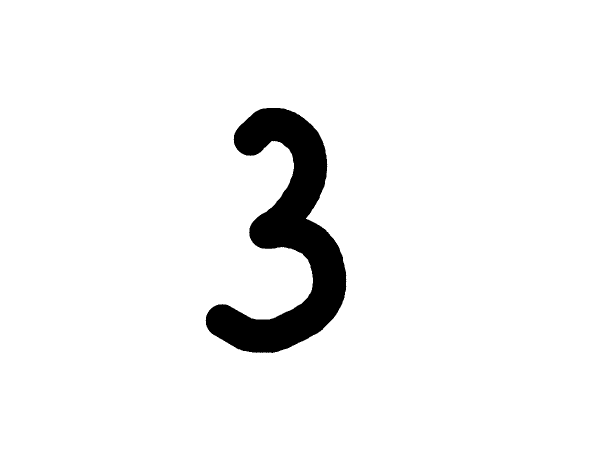
#> input picture test_images/3.png, 1200 x 900 px, found by its file name (shown at 1/2 size)
$ python image_processor.py
#> lines starting #> are read from the running program, lines starting #| are printed output that depends on the picture; after the words box and inside, x2 and y2 are one past the last pixel; in counts of white or black regions, pixels touching at a corner belong together
import cv2
import numpy as np
import os

def process_digit_image(input_path, output_path):
    # Load image and validate
#> called with input_path = 'test_images/3.png', output_path = 'test_images/3_output.png'
    if not os.path.exists(input_path):
        raise FileNotFoundError(f"Input file '{input_path}' does not exist")

    img = cv2.imread(input_path)
#> img is the input picture: shape (900, 1200, 3); 94.8% white; 1 black region, box (x1, y1, x2, y2) and area: (411, 216, 693, 706) 55700
    if img is None:
        raise ValueError("Failed to load image - check if file is corrupted")

    # Convert to grayscale and binarize
    gray = cv2.cvtColor(img, cv2.COLOR_BGR2GRAY)
    _, binary = cv2.threshold(gray, 200, 255, cv2.THRESH_BINARY_INV)
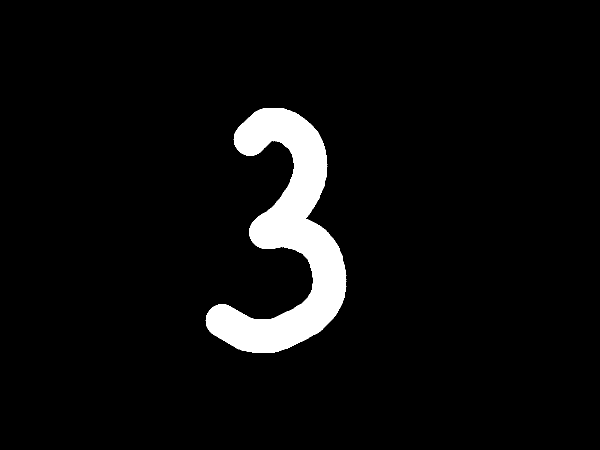
#> binary: shape (900, 1200) (shown at 1/2 size); 5.2% white; 1 white region

    # Find contours and select largest one (the digit)
    contours, _ = cv2.findContours(binary, cv2.RETR_EXTERNAL, cv2.CHAIN_APPROX_SIMPLE)
#> contours = 1 contour; box (x1, y1, x2, y2) and area: (411, 216, 693, 706) 54914
    if not contours:
        raise ValueError("No digit found in the image")

    largest_contour = max(contours, key=cv2.contourArea)
#> largest_contour = contour of 873 points, box (x1, y1, x2, y2) (411, 216, 693, 706), area 54914
    x, y, w, h = cv2.boundingRect(largest_contour)
#> x = 411; y = 216; w = 282; h = 490

    # Extract the digit and make it bold
    digit = gray[y:y+h, x:x+w]
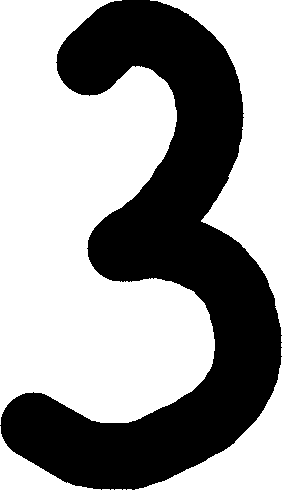
#> digit: shape (490, 282); 59.7% white; 1 black region, box (x1, y1, x2, y2) and area: (0, 0, 282, 490) 55700
    _, digit_binary = cv2.threshold(digit, 150, 255, cv2.THRESH_BINARY_INV)
    kernel = np.ones((3, 3), np.uint8)
    bold_digit = cv2.dilate(digit_binary, kernel, iterations=2)
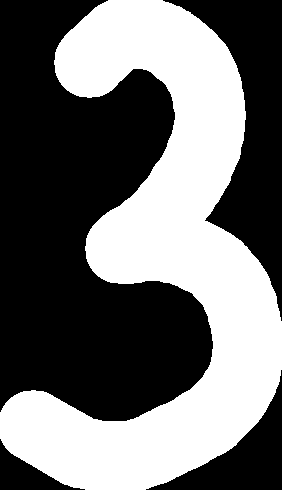
#> bold_digit: shape (490, 282); 43.4% white; 1 white region, box (x1, y1, x2, y2) and area: (0, 0, 282, 490) 60030

    # Resize digit to fit canvas while maintaining aspect ratio
    canvas_width, canvas_height = 1200, 900
    scale = min(canvas_width/w, canvas_height/h) * 0.9  # 90% of available space
#> scale = 1.65
    new_w, new_h = int(w*scale), int(h*scale)
#> new_w = 466; new_h = 810
    resized_digit = cv2.resize(255 - bold_digit, (new_w, new_h), interpolation=cv2.INTER_AREA)
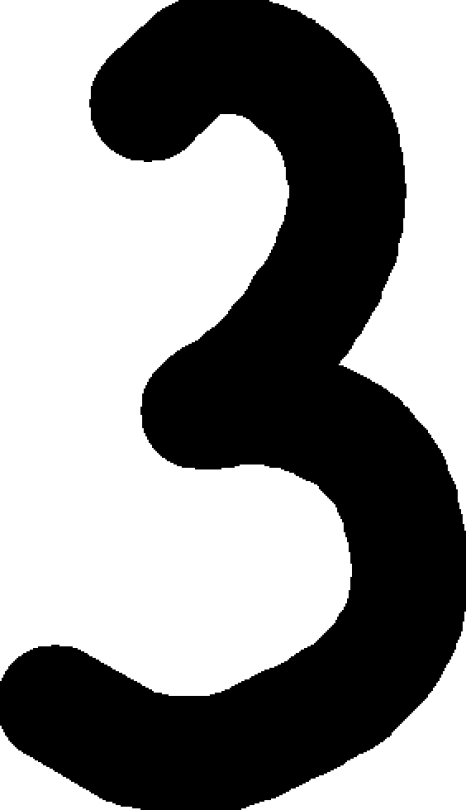
#> resized_digit: shape (810, 466); min 0, max 255, mean 144.2

    # Create white canvas and center the digit
    canvas = np.ones((canvas_height, canvas_width), dtype=np.uint8) * 255
    center_x = (canvas_width - new_w) // 2
#> center_x = 367
    center_y = (canvas_height - new_h) // 2
#> center_y = 45
    canvas[center_y:center_y+new_h, center_x:center_x+new_w] = resized_digit
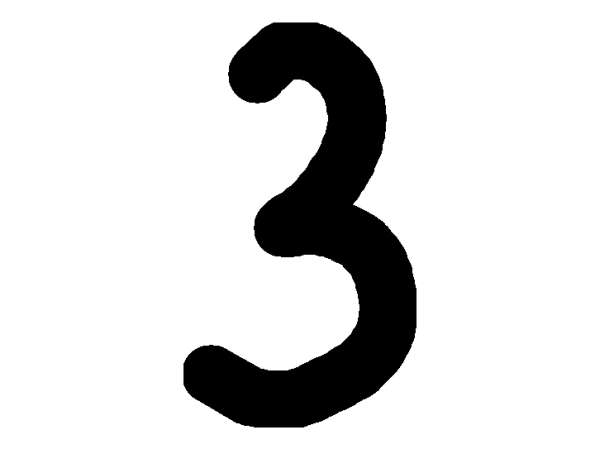
#> canvas: shape (900, 1200) (shown at 1/2 size); min 0, max 255, mean 216.3

    # Save output
    cv2.imwrite(output_path, canvas)
    print(f"Successfully processed and saved to {output_path}")

    # Show result
    cv2.imshow("Processed Digit", canvas)
    cv2.waitKey(0)
    cv2.destroyAllWindows()

# Example usage
input_image = "test_images/3.png"  # CHANGE THIS
output_image = "test_images/3_output.png"     # Output filename

process_digit_image(input_image, output_image)

$ run again, with test_images/2.png copied over test_images/3.png
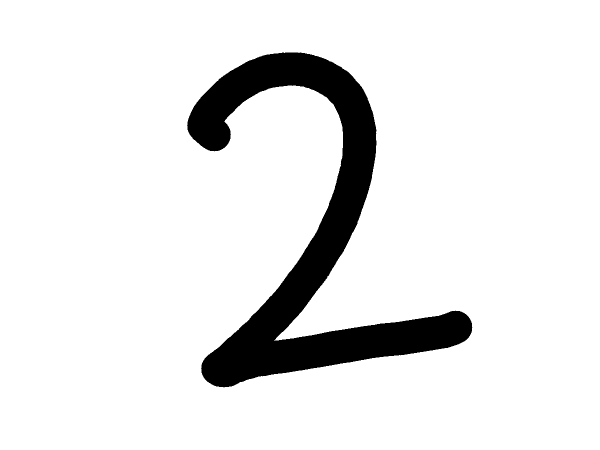
#> input picture test_images/2.png, 1200 x 900 px, found by its file name (shown at 1/2 size)
#> in process_digit_image, img is the input picture: shape (900, 1200, 3); 90.7% white; 1 black region, box (x1, y1, x2, y2) and area: (374, 105, 945, 775) 100726
#> binary: shape (900, 1200); 9.3% white; 1 white region
#> contours = 1 contour; box (x1, y1, x2, y2) and area: (374, 105, 945, 775) 99338
#> largest_contour = contour of 1323 points, box (x1, y1, x2, y2) (374, 105, 945, 775), area 99338
#> x = 374; y = 105; w = 571; h = 670
#> digit: shape (670, 571); 73.7% white; 1 black region, box (x1, y1, x2, y2) and area: (0, 0, 571, 670) 100726
#> bold_digit: shape (670, 571); 28.3% white; 1 white region, box (x1, y1, x2, y2) and area: (0, 0, 571, 670) 108313
#> scale = 1.21
#> new_w = 690; new_h = 810
#> in process_digit_image, `resized_digit = cv2.resize(255 - bold_digit, (new_w, new_h), interpola..`:
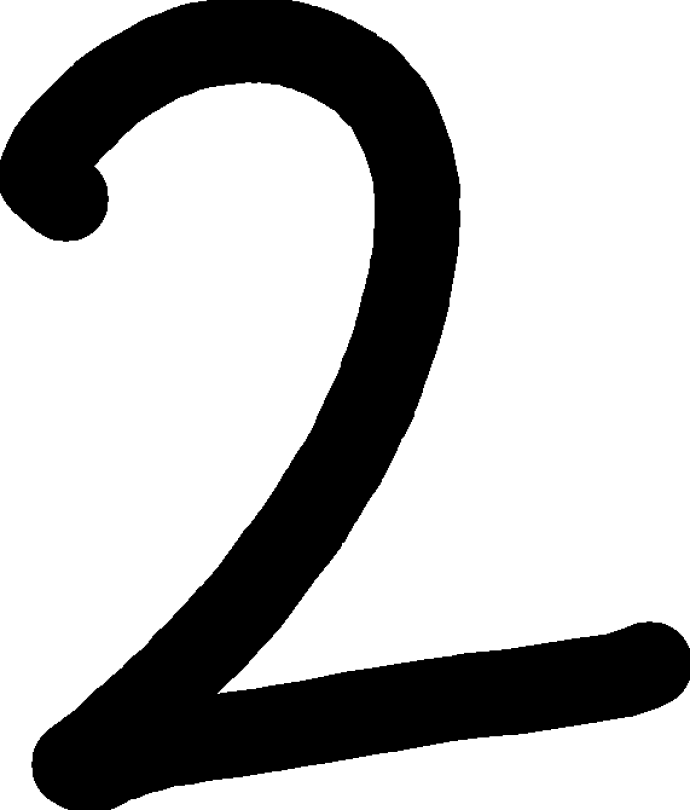
#> resized_digit: shape (810, 690); min 0, max 255, mean 182.8
#> center_x = 255
#> center_y = 45
#> in process_digit_image, `canvas[center_y:center_y+new_h, center_x:center_x+new_w] = resized_digit`:
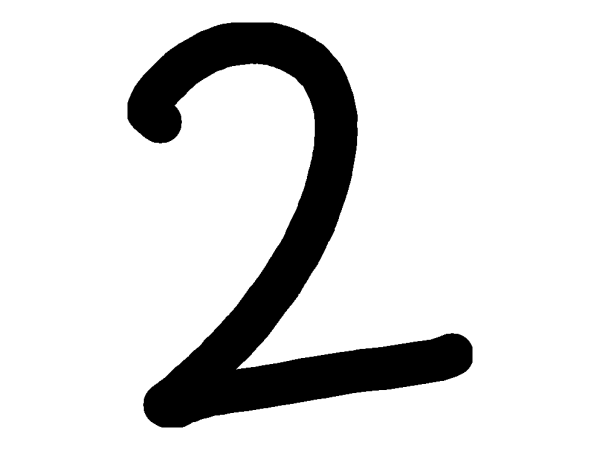
#> canvas: shape (900, 1200) (shown at 1/2 size); min 0, max 255, mean 217.6

$ run again, with test_images/A.png copied over test_images/3.png
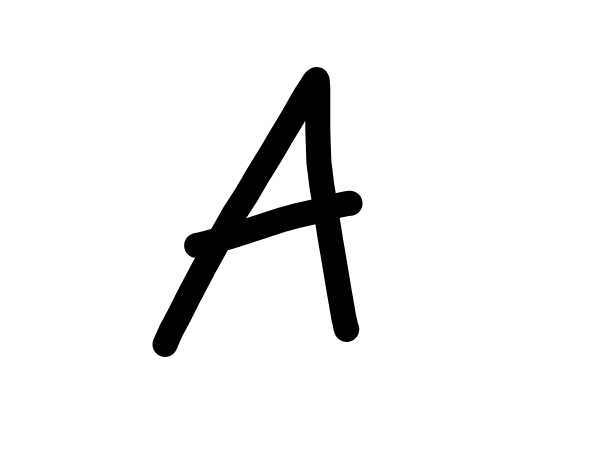
#> input picture test_images/A.png, 1200 x 900 px, found by its file name (shown at 1/2 size)
#> in process_digit_image, img is the input picture: shape (900, 1200, 3); min 0, max 255, mean 238.8
#> in process_digit_image, `_, binary = cv2.threshold(gray, 200, 255, cv2.THRESH_BINARY_INV)`:
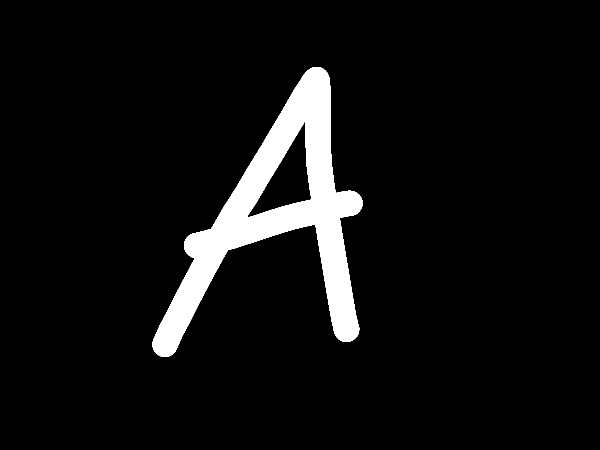
#> binary: shape (900, 1200) (shown at 1/2 size); 6.4% white; 1 white region
#> contours = 1 contour; box (x1, y1, x2, y2) and area: (305, 134, 725, 714) 78004
#> largest_contour = contour of 1078 points, box (x1, y1, x2, y2) (305, 134, 725, 714), area 78004
#> x = 305; y = 134; w = 420; h = 580
#> digit_binary: shape (580, 420); 28.3% white; 1 white region, box (x1, y1, x2, y2) and area: (0, 0, 420, 580) 68824
#> bold_digit: shape (580, 420); 30.8% white; 1 white region, box (x1, y1, x2, y2) and area: (0, 0, 420, 580) 75145
#> scale = 1.4
#> new_w = 586; new_h = 810
#> center_x = 307
#> center_y = 45
#> in process_digit_image, `canvas[center_y:center_y+new_h, center_x:center_x+new_w] = resized_digit`:
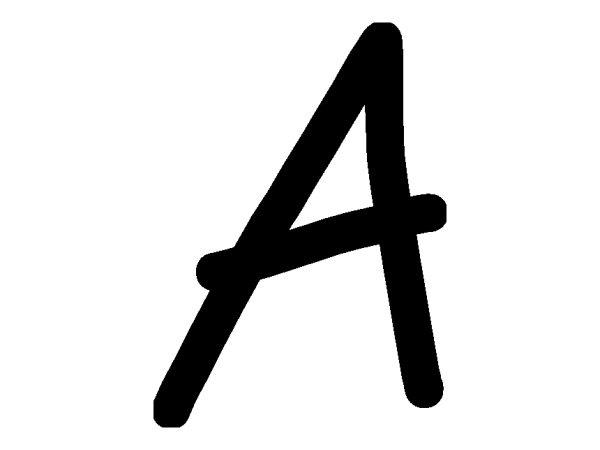
#> canvas: shape (900, 1200) (shown at 1/2 size); min 0, max 255, mean 220.4

$ run again, with test_images/D.png copied over test_images/3.png
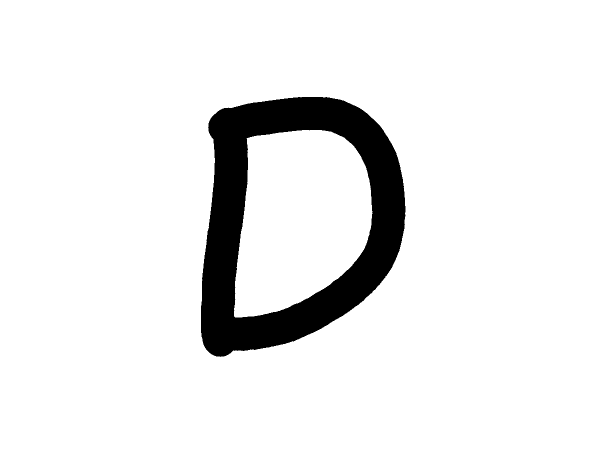
#> input picture test_images/D.png, 1200 x 900 px, found by its file name (shown at 1/2 size)
#> in process_digit_image, img is the input picture: shape (900, 1200, 3); 91.7% white; 1 black region, box (x1, y1, x2, y2) and area: (402, 194, 811, 714) 89271
#> binary: shape (900, 1200); 8.3% white; 1 white region
#> contours = 1 contour; box (x1, y1, x2, y2) and area: (402, 194, 811, 714) 168948
#> largest_contour = contour of 618 points, box (x1, y1, x2, y2) (402, 194, 811, 714), area 168948
#> x = 402; y = 194; w = 409; h = 520
#> digit: shape (520, 409); 58% white; 1 black region, box (x1, y1, x2, y2) and area: (0, 0, 409, 520) 89271
#> bold_digit: shape (520, 409); 44.8% white; 1 white region, box (x1, y1, x2, y2) and area: (0, 0, 409, 520) 95361
#> scale = 1.56
#> new_w = 637; new_h = 810
#> in process_digit_image, `resized_digit = cv2.resize(255 - bold_digit, (new_w, new_h), interpola..`:
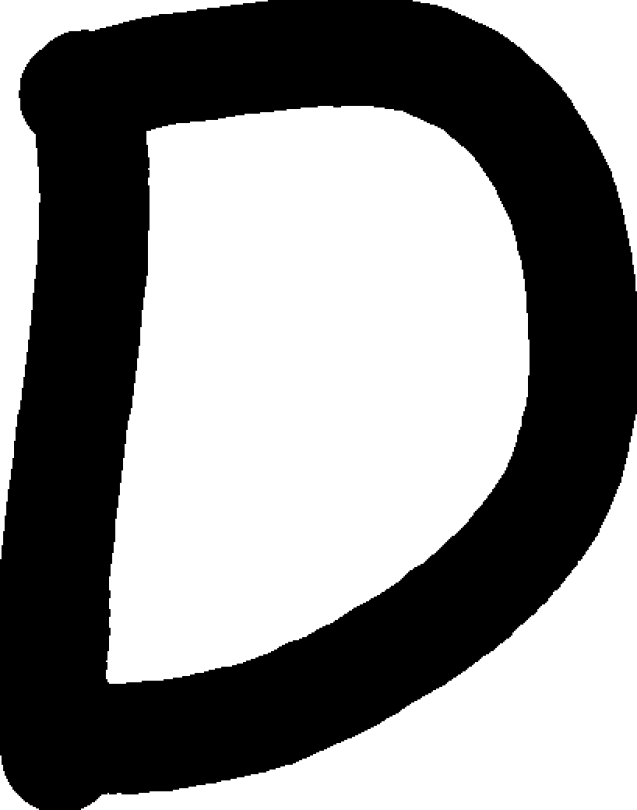
#> resized_digit: shape (810, 637); min 0, max 255, mean 140.7
#> center_x = 281
#> center_y = 45
#> in process_digit_image, `canvas[center_y:center_y+new_h, center_x:center_x+new_w] = resized_digit`:
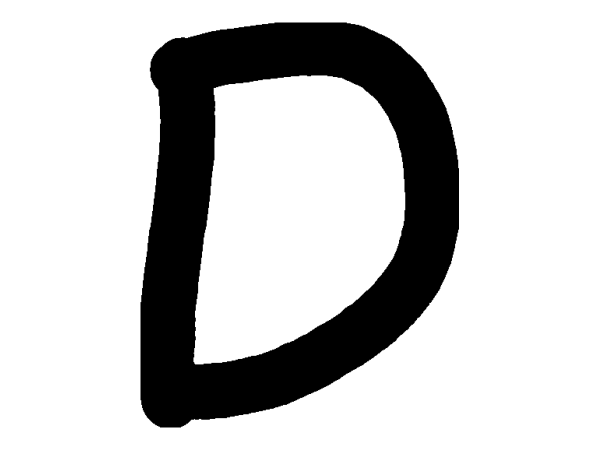
#> canvas: shape (900, 1200) (shown at 1/2 size); min 0, max 255, mean 200.4
